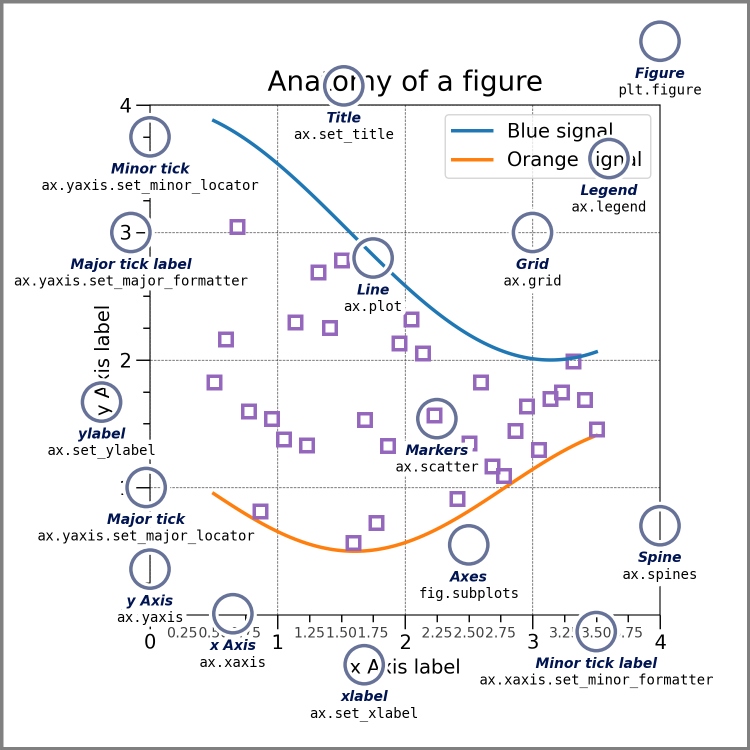
#> input picture imgs/anatomy.png, 1500 x 1500 px (shown at 1/2 size)
$ jupyter execute tutorial4_subplot_basic.ipynb
#> lines starting #> are read from the running program, lines starting #| are printed output that depends on the picture
[cell 1]
import numpy as np
import cv2
from matplotlib import ticker, pyplot as plt

Nunca confunda subplot com subplots. Veja o s no final.

o plt.subplots necessita de parametros nrows, ncols e figsize e retorna uma tupla com fig e ax

Já o plt.subplot necessita de parametro RCN (row, column number of fig) e retorna apenas o ax.

[cell 2]
n=201
x=np.linspace(0,4.0*np.pi,n)
y=np.sin(x)
y1=np.cos(x)
y2=np.tanh(x)

[cell 3]
ax1=plt.subplot(311)
ax2=plt.subplot(312)
ax3=plt.subplot(313)
ax1.plot(x,y)
ax2.plot(x,y1)
ax3.plot(x,y2)
plt.show()
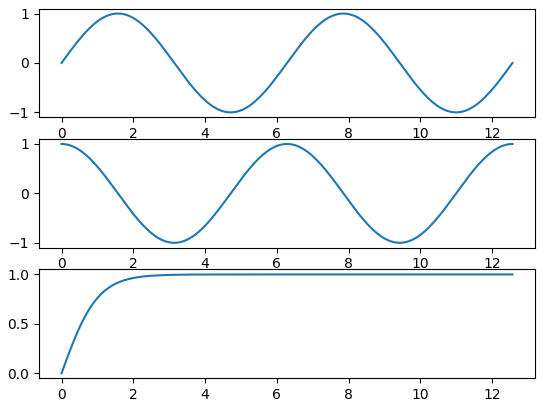
#> figure drawn by matplotlib, 3 panels; panel 1: curve peaks at x = 1.57, y = 1; panel 2: curve peaks at x = 0, y = 1; panel 3: curve peaks at x = 12.57, y = 1

[cell 4]
fig, ax =plt.subplots(3,1)
ax[0].plot(x,y)
ax[1].plot(x,y1)
ax[2].plot(x,y2)
plt.show()

[cell 5]
fig= plt.figure()
ax1= fig.add_subplot(121)
ax2= fig.add_subplot(322)
ax3= fig.add_subplot(324)
ax4= fig.add_subplot(326)

[cell 6]
fig=plt.figure()
ax0=plt.subplot2grid(shape=(2,2), loc=(0,0))
ax1=plt.subplot2grid(shape=(2,2), loc=(0,1))
ax2=plt.subplot2grid(shape=(2,2), loc=(1,1))
ax3=plt.subplot2grid(shape=(2,2), loc=(1,0))

for n,ax in enumerate(fig.get_axes()):
    ax.text(x=.5,y=.5, s=f'ax{n}', va='center', ha='center')
plt.show()

[cell 7]
img0 = cv2.imread("imgs/anatomy.png")
#> img0 is the input picture: shape (1500, 1500, 3); mean B, G, R 243.3, 241.6, 241.9
img0 = cv2.cvtColor(img0, cv2.COLOR_BGR2RGB)
img2=np.random.randint(0,255, size=(28,28))
img3 =np.random.randint(0,255, size=(28,28,3))


# plt.show()

fig = plt.figure(figsize=(8,8))

ax0= plt.subplot2grid(shape=(3,3), loc=(0,0), rowspan=2, colspan=2)
ax1= plt.subplot2grid(shape=(3,3), loc=(0,2))
ax2= plt.subplot2grid(shape=(3,3), loc=(1,2))
ax3= plt.subplot2grid(shape=(3,3), loc=(2,2))
ax4= plt.subplot2grid(shape=(3,3), loc=(2,0), colspan=2)

ax0.imshow(img0)
ax1.imshow(img2, cmap='grey')
ax2.imshow(img2)
ax3.imshow(img3)

for ax in fig.get_axes()[:-1]:
    x=(ax.get_xlim()[0]+ax.get_xlim()[-1])/2
    y=(ax.get_ylim()[0]+ax.get_ylim()[-1])/2
    ax.scatter(x, y, color='magenta', s=300, alpha=.75)
ax4.text(x=(ax4.get_xlim()[0]+ax4.get_xlim()[-1])/2,
         y=(ax4.get_ylim()[0]+ax4.get_ylim()[-1])/2,
         s=f"Faltou a figura 5", va='center', ha='center')
fig.suptitle("Subplot to grid")
plt.show()
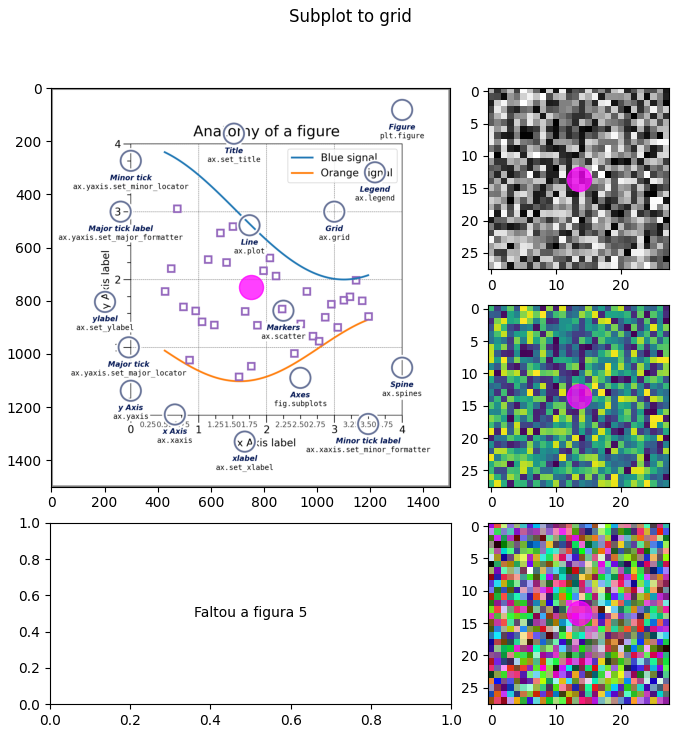
#> figure drawn by matplotlib, 4 panels

### Usando grid spec

[cell 8]
import matplotlib.gridspec as gs

[cell 9]
fig = plt.figure()
gs1 =gs.GridSpec(ncols=2, nrows=2)
ax0 =plt.subplot(gs1[0,0])
ax1 =plt.subplot(gs1[0,1])
ax2 =plt.subplot(gs1[1,0])
ax3 =plt.subplot(gs1[1,1])

for n,ax in enumerate(fig.get_axes(), start=1):
    ax.text(x=.5, y=.5, s= 'Grid '+str(n), va='center', ha='center')
plt.suptitle("Grid Spec configuration")
plt.tight_layout()
plt.show()

### spans with grid spec

[cell 10]
fig =plt.figure()
gs1 =gs.GridSpec(ncols=3, nrows=3)
ax0 =plt.subplot(gs1[0,0:2])
ax1 =plt.subplot(gs1[0,2])
ax2 =plt.subplot(gs1[1:3,0])
ax3 =plt.subplot(gs1[1,1:3])
ax4 =plt.subplot(gs1[2,1])
ax5 =plt.subplot(gs1[2,2])


for n,ax in enumerate(fig.get_axes(), start=1):
    ax.text(x=.5, y=.5, s= 'Grid '+str(n), va='center', ha='center')
plt.suptitle("GridSpec Configuration")
plt.tight_layout()
plt.show()

[cell 11]
n=21
theta = np.linspace(0, 2*np.pi, n)
heights = np.random.rand(n)

fig = plt.figure()
ax = plt.subplot(polar=True)
bar= ax.bar(theta,heights,
            # color='deeppink',
            color=plt.cm.jet_r(heights),
            edgecolor='k',
            width=.5, # Pode usar width=heights,
            bottom=0.25, #indica o raio interno
            alpha=.5)

ax.set_ylim([0,1.25])
ax.set_yticks([.25,.5,.75,1,1.25])
ax.set_rlabel_position(270)
fig.suptitle("Polar bar")
plt.tight_layout()
# plt.grid(False)
plt.show()
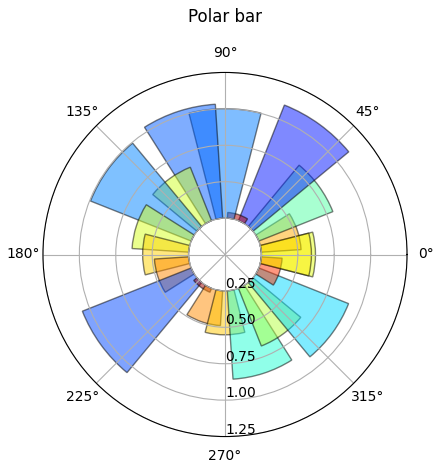
#> figure drawn by matplotlib, 1 panel; tallest bar 0.854 high, from x = 0.692 to 1.19

[cell 12]
items =[f"item_{x}" for x in range(9)]
vals1 =[ 4, 12, 18,  6, 11, 16, 17, 13,  8]
vals2 =[16, 12,  7, 10, 10,  5,  2,  4,  8]
plt.bar(items, vals1, label='vals1')
plt.bar(items, vals2, label='vals2')
plt.xticks(rotation=45)
plt.xlabel('items')
plt.ylabel('Values')
plt.legend()
plt.suptitle("Bar Plot")
plt.show()
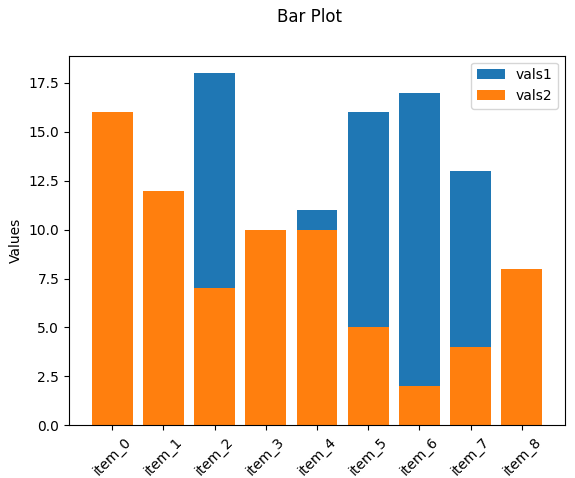
#> figure drawn by matplotlib, 1 panel; tallest bar 18 high, from x = 1.6 to 2.4; tallest bar 16 high, from x = -0.4 to 0.4

[cell 13]
items =[f"item_{x}" for x in range(9)]
vals1 =[ 4, 12, 18,  6, 11, 16, 17, 13,  8]
vals2 =[16, 12,  7, 10, 10,  5,  2,  4,  8]

fig = plt.figure()
ax = plt.subplot(polar=True)
bar= ax.bar(items,vals1)

ax.set_ylim([0,1.25])
ax.set_yticks([0,.25,.5,.75,1,1.25])
ax.set_rlabel_position(270)
fig.suptitle("Polar bar")
plt.tight_layout()
plt.show()
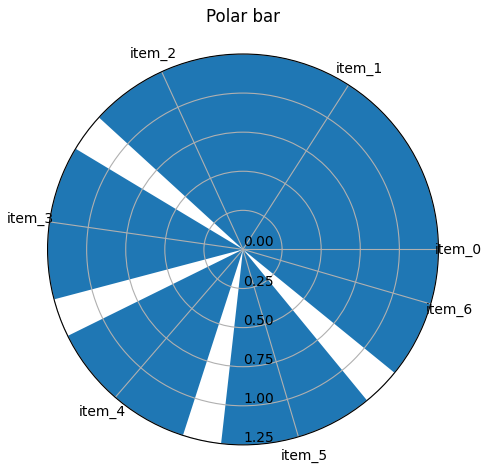
#> figure drawn by matplotlib, 1 panel; tallest bar 18 high, from x = 1.6 to 2.4
